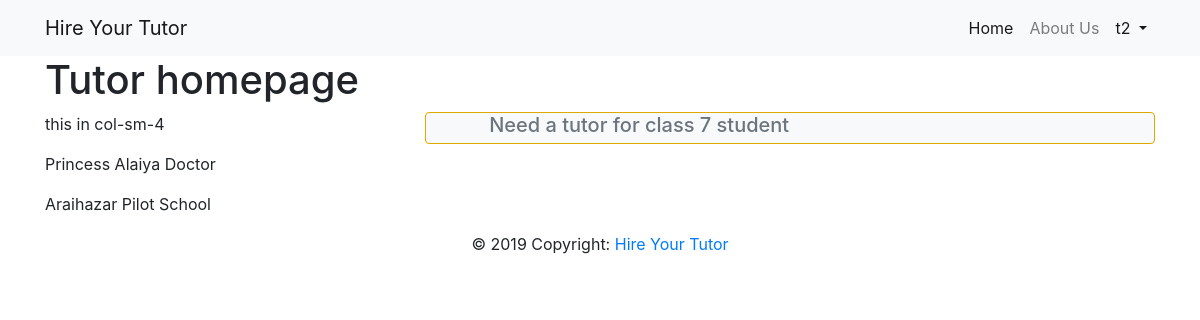
/tutor/tutorhomepage/ (signed in), run on the app's committed database.
### hireapp/models.py (models this page shows, shortened)
class User(AbstractUser):
    is_tutor = models.BooleanField(default=False)
    is_guardian = models.BooleanField(default=False)

class GuardianProfiles(models.Model):
    GENDER_CHOICES = (
        ('Male', 'Male'),
        ('Female', 'Female'),
    )
    user = models.ForeignKey(User, on_delete=models.CASCADE, default=None)
    Guardians_name = models.CharField("Guardian's Name", max_length=50)
    gender = models.CharField(max_length=6, choices=GENDER_CHOICES)
    nid_No = models.CharField(max_length=18)
    occupation = models.CharField(max_length=20)
    students_name = models.CharField("Student's Name", max_length=50)
    s_class = models.CharField("Student's Class", max_length=2)
    school = models.CharField("School/College", max_length=60)
    subject = models.CharField(max_length=100)
    payment = models.CharField(max_length=5)
    tution_hour = models.CharField("Tution hours", max_length=3)
    guardian_contact = models.CharField("Guardian's Contact Number", max_length=14)
    need_tutor_from = models.DateField()
    description = models.TextField(max_length=250)
    address = models.TextField(max_length=150)

### hireapp/views/tutor.py (the view)
# urls.py: path('tutorhomepage/', tutor.TutorHomepage.as_view(),
@method_decorator([login_required, tutor_required], name='dispatch')
class TutorHomepage(ListView):
    context_object_name = 'guardians'
    template_name = 'hireapp/tutor/tutor_homepage.html'
    model = GuardianProfiles
    paginate_by = 10
    queryset = GuardianProfiles.objects.all()

### hireapp/templates/hireapp/tutor/tutor_homepage.html (shortened to what this page needs)
{% extends 'base.html' %}
{% load static %}
{% block content %}
<h1>Tutor homepage</h1>
<div class="row">
    <div class="col-sm-4"><p>this in col-sm-4</p></div>
    <div class="col-sm-8">{% for GuardianProfiles in guardians %}
        <div class="card card-inverse" style="background-color: #F8F9FA; border-color: #E0A800;">
            <div class="card-block">
                <div class="row">
                     <div class="col-sm-1">
                    </div>
                    <div class="col-sm-11">
                        <h5 class="card-title text-muted">
                            Need a tutor for class {{GuardianProfiles.s_class|safe}} student
                        </h5>
                    </div>
                </div>
            </div>
        </div>{% endfor %}
    </div>
</div>
{% for GuardianProfiles in guardians %}
<p>{{GuardianProfiles.Guardians_name|safe}}
{{GuardianProfiles.occupation|safe}}</p>
{{GuardianProfiles.school|safe}}
{% endfor %}
{% endblock content %}

### templates/base.html (shortened to what this page needs)
<!DOCTYPE html>
{% load static %}
<html lang="en">
<head>
    <link rel="stylesheet" href="{% static 'css/bootstrap.min.css' %}">
    <link rel="stylesheet" href="{% static 'css/mm.css' %}">
    <link rel="stylesheet" href="https://maxcdn.bootstrapcdn.com/bootstrap/4.0.0/css/bootstrap.min.css"
>
    <link href="https://unpkg.com/ionicons@4.5.5/dist/css/ionicons.min.css" rel="stylesheet">
    <link rel="stylesheet" href="https://use.fontawesome.com/releases/v5.6.3/css/all.css"
>
</head>
<body>
<nav class="navbar navbar-expand-lg navbar-light bg-light">
    <div class="container">
        <a class="navbar-brand" href="{% url 'home' %}"> Hire Your Tutor</a>
        <div class="collapse navbar-collapse" id="navbar1">
            <ul class="navbar-nav ml-auto">
                <li class="nav-item active">
                    <a class="nav-link" href="{% url 'home' %}">Home </a>
                </li>
                <li class="nav-item">
                    <a class="nav-link" href=""> About Us </a>
                </li>
                {% if user.is_authenticated %}
                <li class="nav-item dropdown active">
                    <a class="nav-link  dropdown-toggle" href="#" data-toggle="dropdown"> {{ user.username }} </a>
                </li>
                {% else %}
                <li class="nav-item">
                    <a class="btn ml-2 btn-warning" href="{% url 'login' %}">Login</a>
                </li>
                {% endif %}
            </ul>
        </div>
    </div>
</nav>
<div class="container">
    {% block content %}
    {% endblock content %}
</div>
<footer class="page-footer font-small blue">
    <div class="footer-copyright text-center py-3">© 2019 Copyright:
        <a href="#">Hire Your Tutor</a>
    </div>
</footer>
</body>
</html>

### static/css/mm.css (style rules this page uses)
body { font-family: 'Bungee', cursive; }

### data on the page
User: username "t2"
GuardianProfiles: s_class "7", Guardians_name "Princess Alaiya", occupation "Doctor", school "Araihazar Pilot School"
